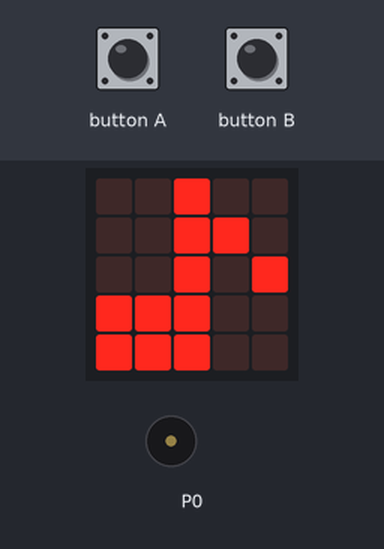
The program below on a simulated BBC micro:bit running MicroPython. Shown: the board's 5×5 LED display, buzzer (waves = sounding). The test bench sets the inputs (shaded band).

Above: at 1.2 s.
1.3 s: button A pressed for 0.15 s
At 3.28 s:
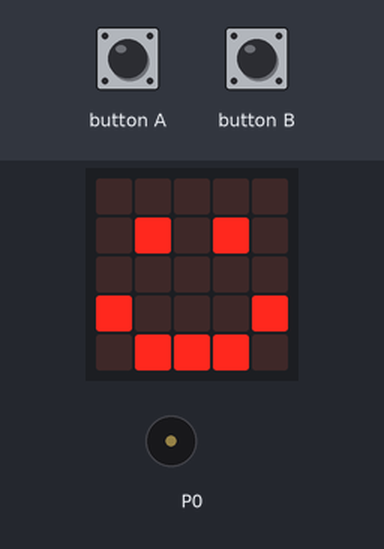
At 7.7 s:
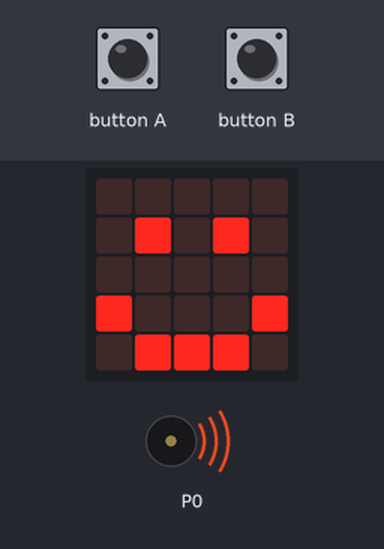
Timing chart, 0 to 10.2 s (numbered marks = the images above; inputs shaded):
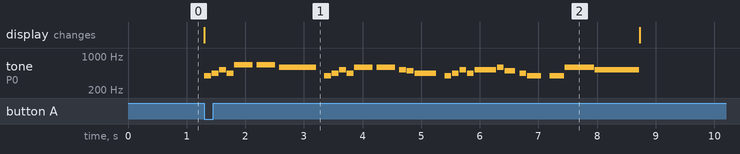

Measured:
- after the input at 1.3 s, tone on P0: plays 392 Hz for 0.12 s, 440 Hz for 0.12 s, 523 Hz for 0.12 s, 440 Hz for 0.12 s, 659 Hz for 0.31 s, 659 Hz for 0.31 s … (28 notes in this stretch), starting at once; the display: changes at once (image 1)

The program:

buzzer_rickroll.py
```python
from microbit import *
import music

# Set tempo to 114 BPM (the actual speed of the song)
# Ticks=16 allows us to do very fine rhythmic adjustments
music.set_tempo(bpm=114, ticks=16)

# The iconic melody with specific 80s syncopation
# 4 = 16th note, 8 = 8th note, 16 = quarter note, 32 = half note
rickroll_perfect = [
    # --- "Never gonna" ---
    "G4:4", "A4:4", "C5:4", "A4:4",
    # --- "give you up" --- (Held notes)
    "E5:10", "R:2", "E5:10", "R:2", "D5:20", "R:4",

    # --- "Never gonna" ---
    "G4:4", "A4:4", "C5:4", "A4:4",
    # --- "let you down" ---
    "D5:10", "R:2", "D5:10", "R:2", "C5:4", "B4:4", "A4:12", "R:4",

    # --- "Never gonna" ---
    "G4:4", "A4:4", "C5:4", "A4:4",
    # --- "run around and" ---
    "C5:12", "D5:4", "B4:6", "R:2", "A4:4", "G4:8", "R:4",

    # --- "desert you" ---
    "G4:8", "D5:16", "C5:24"
]

display.show(Image.MUSIC_QUAVER)

while True:
    if button_a.was_pressed():
        display.show(Image.HAPPY)
        music.play(rickroll_perfect, pin=pin0, wait=True)
        display.show(Image.MUSIC_QUAVER)

    if button_b.was_pressed():
        music.stop(pin0)
        display.clear()

    sleep(100)
```
